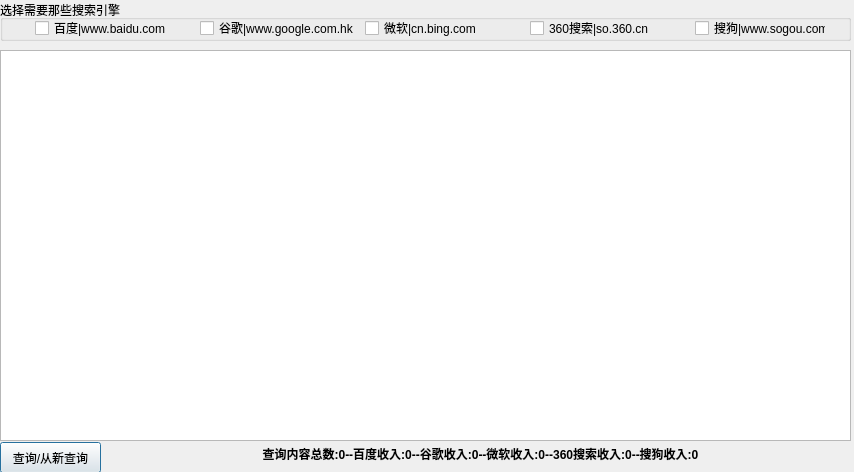
<?xml version="1.0" encoding="UTF-8"?>
<ui version="4.0">
 <class>Dialog</class>
 <widget class="QDialog" name="Dialog">
  <property name="geometry">
   <rect>
    <x>0</x>
    <y>0</y>
    <width>854</width>
    <height>472</height>
   </rect>
  </property>
  <property name="windowTitle">
   <string>Dialog</string>
  </property>
  <widget class="QTableView" name="tableView">
   <property name="geometry">
    <rect>
     <x>0</x>
     <y>50</y>
     <width>851</width>
     <height>391</height>
    </rect>
   </property>
  </widget>
  <widget class="QPushButton" name="pushButton">
   <property name="geometry">
    <rect>
     <x>0</x>
     <y>442</y>
     <width>101</width>
     <height>31</height>
    </rect>
   </property>
   <property name="text">
    <string>查询/从新查询</string>
   </property>
  </widget>
  <widget class="QGroupBox" name="groupBox">
   <property name="geometry">
    <rect>
     <x>0</x>
     <y>0</y>
     <width>851</width>
     <height>41</height>
    </rect>
   </property>
   <property name="title">
    <string>选择需要那些搜索引擎</string>
   </property>
   <widget class="QCheckBox" name="checkBox_5">
    <property name="geometry">
     <rect>
      <x>695</x>
      <y>20</y>
      <width>131</width>
      <height>16</height>
     </rect>
    </property>
    <property name="text">
     <string>搜狗|www.sogou.com</string>
    </property>
   </widget>
   <widget class="QCheckBox" name="checkBox_1">
    <property name="geometry">
     <rect>
      <x>35</x>
      <y>20</y>
      <width>131</width>
      <height>16</height>
     </rect>
    </property>
    <property name="text">
     <string>百度|www.baidu.com</string>
    </property>
   </widget>
   <widget class="QCheckBox" name="checkBox_3">
    <property name="geometry">
     <rect>
      <x>365</x>
      <y>20</y>
      <width>119</width>
      <height>16</height>
     </rect>
    </property>
    <property name="text">
     <string>微软|cn.bing.com</string>
    </property>
   </widget>
   <widget class="QCheckBox" name="checkBox_2">
    <property name="geometry">
     <rect>
      <x>200</x>
      <y>20</y>
      <width>155</width>
      <height>16</height>
     </rect>
    </property>
    <property name="text">
     <string>谷歌|www.google.com.hk</string>
    </property>
   </widget>
   <widget class="QCheckBox" name="checkBox_4">
    <property name="geometry">
     <rect>
      <x>530</x>
      <y>20</y>
      <width>125</width>
      <height>16</height>
     </rect>
    </property>
    <property name="text">
     <string>360搜索|so.360.cn</string>
    </property>
   </widget>
  </widget>
  <widget class="QLabel" name="label">
   <property name="geometry">
    <rect>
     <x>110</x>
     <y>439</y>
     <width>741</width>
     <height>31</height>
    </rect>
   </property>
   <property name="text">
    <string>&lt;html&gt;&lt;head/&gt;&lt;body&gt;&lt;p align=&quot;center&quot;&gt;&lt;span style=&quot; font-weight:600;&quot;&gt;查询内容总数:0--百度收入:0--谷歌收入:0--微软收入:0--360搜索收入:0--搜狗收入:0&lt;/span&gt;&lt;/p&gt;&lt;/body&gt;&lt;/html&gt;</string>
   </property>
  </widget>
 </widget>
 <resources/>
 <connections/>
</ui>
